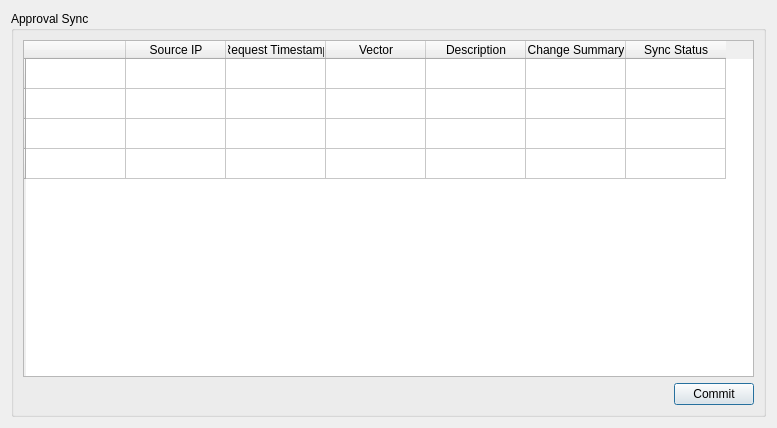
<?xml version="1.0" encoding="UTF-8"?>
<ui version="4.0">
 <class>Dialog</class>
 <widget class="QDialog" name="Dialog">
  <property name="geometry">
   <rect>
    <x>0</x>
    <y>0</y>
    <width>777</width>
    <height>428</height>
   </rect>
  </property>
  <property name="windowTitle">
   <string>Dialog</string>
  </property>
  <layout class="QHBoxLayout" name="horizontalLayout_2">
   <item>
    <widget class="QGroupBox" name="groupBox">
     <property name="title">
      <string>Approval Sync</string>
     </property>
     <layout class="QVBoxLayout" name="verticalLayout">
      <item>
       <widget class="QTableWidget" name="vdbcl_table_approvalsynctable">
        <row>
         <property name="text">
          <string/>
         </property>
        </row>
        <row>
         <property name="text">
          <string/>
         </property>
        </row>
        <row>
         <property name="text">
          <string/>
         </property>
        </row>
        <row>
         <property name="text">
          <string/>
         </property>
        </row>
        <column>
         <property name="text">
          <string/>
         </property>
        </column>
        <column>
         <property name="text">
          <string>Source IP</string>
         </property>
        </column>
        <column>
         <property name="text">
          <string>Request Timestamp</string>
         </property>
        </column>
        <column>
         <property name="text">
          <string>Vector</string>
         </property>
        </column>
        <column>
         <property name="text">
          <string>Description</string>
         </property>
        </column>
        <column>
         <property name="text">
          <string>Change Summary</string>
         </property>
        </column>
        <column>
         <property name="text">
          <string>Sync Status</string>
         </property>
        </column>
       </widget>
      </item>
      <item>
       <layout class="QHBoxLayout" name="horizontalLayout">
        <item>
         <spacer name="horizontalSpacer">
          <property name="orientation">
           <enum>Qt::Horizontal</enum>
          </property>
          <property name="sizeHint" stdset="0">
           <size>
            <width>40</width>
            <height>20</height>
           </size>
          </property>
         </spacer>
        </item>
        <item>
         <widget class="QPushButton" name="vdbcl_button_commit">
          <property name="maximumSize">
           <size>
            <width>16777215</width>
            <height>26</height>
           </size>
          </property>
          <property name="text">
           <string>Commit</string>
          </property>
         </widget>
        </item>
       </layout>
      </item>
     </layout>
    </widget>
   </item>
  </layout>
 </widget>
 <resources/>
 <connections/>
</ui>
